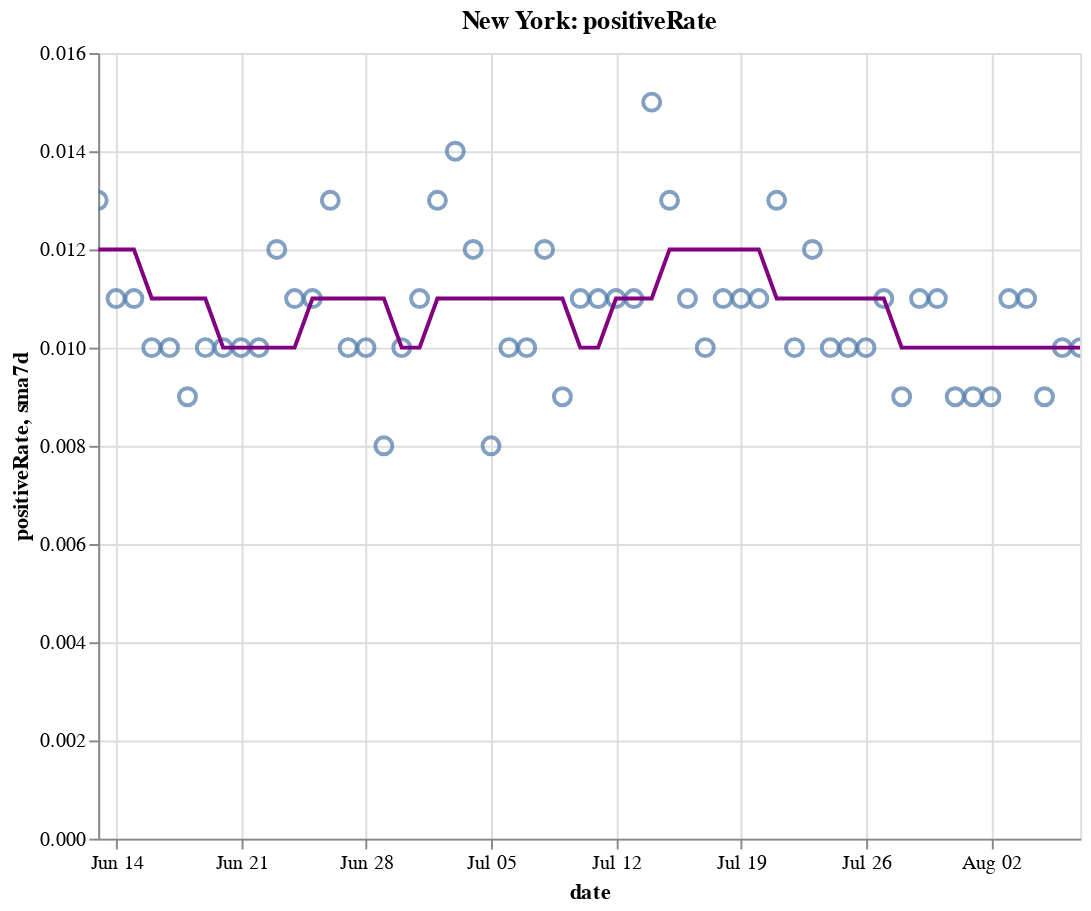

The cell this chart's notebook holds for it:
### Code cell
create_plot(ny, 'positiveRate')

### Figure 1 — Vega-Lite specification as saved in the notebook (floating-point values rounded to 4 significant figures)
{"config": {"view": {"continuousWidth": 400, "continuousHeight": 300}}, "layer": [{"layer": [{"mark": {"type": "point", "size": 75}, "encoding": {"tooltip": [{"type": "temporal", "field": "date"}, {"type": "quantitative", "field": "positiveRate"}, {"type": "quantitative", "field": "sma7d"}], "x": {"type": "temporal", "field": "date"}, "y": {"type": "quantitative", "field": "positiveRate"}}, "selection": {"selector010": {"type": "interval", "bind": "scales", "encodings": ["x", "y"]}}}, {"mark": {"type": "line", "color": "purple"}, "encoding": {"x": {"type": "temporal", "field": "date"}, "y": {"type": "quantitative", "field": "sma7d"}}}]}, {"mark": {"type": "rule", "color": "#aaa"}, "encoding": {"x": {"type": "temporal", "field": "date"}}, "transform": [{"filter": {"selection": "selector009"}}]}, {"mark": "circle", "encoding": {"opacity": {"condition": {"value": 1, "selection": "selector009"}, "value": 0}, "tooltip": [{"type": "temporal", "field": "date"}, {"type": "quantitative", "field": "positiveRate"}, {"type": "quantitative", "field": "sma7d"}], "x": {"type": "temporal", "field": "date"}, "y": {"type": "quantitative", "field": "positiveRate"}}, "selection": {"selector009": {"type": "single", "encodings": ["x"], "on": "mouseover", "nearest": true, "empty": "none"}}}, {"mark": {"type": "text", "align": "left", "dx": 5, "dy": -5, "stroke": "white", "strokeWidth": 2}, "encoding": {"text": {"type": "quantitative", "field": "positiveRate"}, "tooltip": [{"type": "temporal", "field": "date"}, {"type": "quantitative", "field": "positiveRate"}, {"type": "quantitative", "field": "sma7d"}], "x": {"type": "temporal", "field": "date"}, "y": {"type": "quantitative", "field": "positiveRate"}}, "transform": [{"filter": {"selection": "selector009"}}]}, {"mark": {"type": "text", "align": "left", "dx": 5, "dy": -5}, "encoding": {"text": {"type": "quantitative", "field": "positiveRate"}, "tooltip": [{"type": "temporal", "field": "date"}, {"type": "quantitative", "field": "positiveRate"}, {"type": "quantitative", "field": "sma7d"}], "x": {"type": "temporal", "field": "date"}, "y": {"type": "quantitative", "field": "positiveRate"}}, "transform": [{"filter": {"selection": "selector009"}}]}], "data": {"name": "data-338ce1367ab66fdc2c95133d8ddb0c65"}, "height": 400, "title": "New York: positiveRate", "width": 500, "$schema": "https://vega.github.io/schema/vega-lite/v4.8.1.json", "datasets": {"data-338ce1367ab66fdc2c95133d8ddb0c65": [{"date": "2020-06-13T00:00:00", "totalTestResultsIncrease": 70840.0, "positiveIncrease": 916.0, "death": 24530.0, "deathIncrease": 32.0, "positiveRate": 0.013, "state": "New York", "sma7d": 0.012}, {"date": "2020-06-14T00:00:00", "totalTestResultsIncrease": 62360.0, "positiveIncrease": 694.0, "death": 24550.0, "deathIncrease": 24.0, "positiveRate": 0.011, "state": "New York", "sma7d": 0.012}, {"date": "2020-06-15T00:00:00", "totalTestResultsIncrease": 56610.0, "positiveIncrease": 620.0, "death": 24580.0, "deathIncrease": 28.0, "positiveRate": 0.011, "state": "New York", "sma7d": 0.012}, {"date": "2020-06-16T00:00:00", "totalTestResultsIncrease": 60570.0, "positiveIncrease": 631.0, "death": 24610.0, "deathIncrease": 29.0, "positiveRate": 0.01, "state": "New York", "sma7d": 0.011}, {"date": "2020-06-17T00:00:00", "totalTestResultsIncrease": 59340.0, "positiveIncrease": 567.0, "death": 24630.0, "deathIncrease": 21.0, "positiveRate": 0.01, "state": "New York", "sma7d": 0.011}, {"date": "2020-06-18T00:00:00", "totalTestResultsIncrease": 68540.0, "positiveIncrease": 618.0, "death": 24660.0, "deathIncrease": 32.0, "positiveRate": 0.009, "state": "New York", "sma7d": 0.011}, {"date": "2020-06-19T00:00:00", "totalTestResultsIncrease": 79300.0, "positiveIncrease": 796.0, "death": 24690.0, "deathIncrease": 25.0, "positiveRate": 0.01, "state": "New York", "sma7d": 0.011}, {"date": "2020-06-20T00:00:00", "totalTestResultsIncrease": 68830.0, "positiveIncrease": 716.0, "death": 24710.0, "deathIncrease": 24.0, "positiveRate": 0.01, "state": "New York", "sma7d": 0.01}, {"date": "2020-06-21T00:00:00", "totalTestResultsIncrease": 67530.0, "positiveIncrease": 664.0, "death": 24720.0, "deathIncrease": 15.0, "positiveRate": 0.01, "state": "New York", "sma7d": 0.01}, {"date": "2020-06-22T00:00:00", "totalTestResultsIncrease": 56780.0, "positiveIncrease": 552.0, "death": 24740.0, "deathIncrease": 14.0, "positiveRate": 0.01, "state": "New York", "sma7d": 0.01}, {"date": "2020-06-23T00:00:00", "totalTestResultsIncrease": 48710.0, "positiveIncrease": 597.0, "death": 24770.0, "deathIncrease": 27.0, "positiveRate": 0.012, "state": "New York", "sma7d": 0.01}, {"date": "2020-06-24T00:00:00", "totalTestResultsIncrease": 51140.0, "positiveIncrease": 581.0, "death": 24780.0, "deathIncrease": 16.0, "positiveRate": 0.011, "state": "New York", "sma7d": 0.01}, {"date": "2020-06-25T00:00:00", "totalTestResultsIncrease": 67640.0, "positiveIncrease": 749.0, "death": 24800.0, "deathIncrease": 18.0, "positiveRate": 0.011, "state": "New York", "sma7d": 0.011}, {"date": "2020-06-26T00:00:00", "totalTestResultsIncrease": 61720.0, "positiveIncrease": 805.0, "death": 24810.0, "deathIncrease": 14.0, "positiveRate": 0.013, "state": "New York", "sma7d": 0.011}, {"date": "2020-06-27T00:00:00", "totalTestResultsIncrease": 73260.0, "positiveIncrease": 703.0, "death": 24830.0, "deathIncrease": 16.0, "positiveRate": 0.01, "state": "New York", "sma7d": 0.011}, {"date": "2020-06-28T00:00:00", "totalTestResultsIncrease": 61910.0, "positiveIncrease": 616.0, "death": 24840.0, "deathIncrease": 5.0, "positiveRate": 0.01, "state": "New York", "sma7d": 0.011}, {"date": "2020-06-29T00:00:00", "totalTestResultsIncrease": 46430.0, "positiveIncrease": 391.0, "death": 24840.0, "deathIncrease": 7.0, "positiveRate": 0.008, "state": "New York", "sma7d": 0.011}, {"date": "2020-06-30T00:00:00", "totalTestResultsIncrease": 52020.0, "positiveIncrease": 524.0, "death": 24860.0, "deathIncrease": 13.0, "positiveRate": 0.01, "state": "New York", "sma7d": 0.01}, {"date": "2020-07-01T00:00:00", "totalTestResultsIncrease": 56710.0, "positiveIncrease": 625.0, "death": 24870.0, "deathIncrease": 11.0, "positiveRate": 0.011, "state": "New York", "sma7d": 0.01}, {"date": "2020-07-02T00:00:00", "totalTestResultsIncrease": 69940.0, "positiveIncrease": 875.0, "death": 24880.0, "deathIncrease": 11.0, "positiveRate": 0.013, "state": "New York", "sma7d": 0.011}, {"date": "2020-07-03T00:00:00", "totalTestResultsIncrease": 66390.0, "positiveIncrease": 918.0, "death": 24880.0, "deathIncrease": 8.0, "positiveRate": 0.014, "state": "New York", "sma7d": 0.011}, {"date": "2020-07-04T00:00:00", "totalTestResultsIncrease": 62400.0, "positiveIncrease": 726.0, "death": 24900.0, "deathIncrease": 11.0, "positiveRate": 0.012, "state": "New York", "sma7d": 0.011}, {"date": "2020-07-05T00:00:00", "totalTestResultsIncrease": 63420.0, "positiveIncrease": 533.0, "death": 24900.0, "deathIncrease": 8.0, "positiveRate": 0.008, "state": "New York", "sma7d": 0.011}, {"date": "2020-07-06T00:00:00", "totalTestResultsIncrease": 54330.0, "positiveIncrease": 518.0, "death": 24910.0, "deathIncrease": 9.0, "positiveRate": 0.01, "state": "New York", "sma7d": 0.011}, {"date": "2020-07-07T00:00:00", "totalTestResultsIncrease": 56740.0, "positiveIncrease": 588.0, "death": 24920.0, "deathIncrease": 11.0, "positiveRate": 0.01, "state": "New York", "sma7d": 0.011}, {"date": "2020-07-08T00:00:00", "totalTestResultsIncrease": 57580.0, "positiveIncrease": 692.0, "death": 24940.0, "deathIncrease": 20.0, "positiveRate": 0.012, "state": "New York", "sma7d": 0.011}, {"date": "2020-07-09T00:00:00", "totalTestResultsIncrease": 65560.0, "positiveIncrease": 584.0, "death": 24960.0, "deathIncrease": 15.0, "positiveRate": 0.009, "state": "New York", "sma7d": 0.011}, {"date": "2020-07-10T00:00:00", "totalTestResultsIncrease": 73560.0, "positiveIncrease": 786.0, "death": 24970.0, "deathIncrease": 9.0, "positiveRate": 0.011, "state": "New York", "sma7d": 0.01}, {"date": "2020-07-11T00:00:00", "totalTestResultsIncrease": 69200.0, "positiveIncrease": 730.0, "death": 24970.0, "deathIncrease": 6.0, "positiveRate": 0.011, "state": "New York", "sma7d": 0.01}, {"date": "2020-07-12T00:00:00", "totalTestResultsIncrease": 62420.0, "positiveIncrease": 677.0, "death": 24980.0, "deathIncrease": 5.0, "positiveRate": 0.011, "state": "New York", "sma7d": 0.011}, {"date": "2020-07-13T00:00:00", "totalTestResultsIncrease": 51690.0, "positiveIncrease": 557.0, "death": 24990.0, "deathIncrease": 10.0, "positiveRate": 0.011, "state": "New York", "sma7d": 0.011}, {"date": "2020-07-14T00:00:00", "totalTestResultsIncrease": 60040.0, "positiveIncrease": 912.0, "death": 24990.0, "deathIncrease": 5.0, "positiveRate": 0.015, "state": "New York", "sma7d": 0.011}, {"date": "2020-07-15T00:00:00", "totalTestResultsIncrease": 63600.0, "positiveIncrease": 831.0, "death": 25000.0, "deathIncrease": 9.0, "positiveRate": 0.013, "state": "New York", "sma7d": 0.012}, {"date": "2020-07-16T00:00:00", "totalTestResultsIncrease": 72680.0, "positiveIncrease": 769.0, "death": 25010.0, "deathIncrease": 11.0, "positiveRate": 0.011, "state": "New York", "sma7d": 0.012}, {"date": "2020-07-17T00:00:00", "totalTestResultsIncrease": 78240.0, "positiveIncrease": 776.0, "death": 25020.0, "deathIncrease": 10.0, "positiveRate": 0.01, "state": "New York", "sma7d": 0.012}, {"date": "2020-07-18T00:00:00", "totalTestResultsIncrease": 69820.0, "positiveIncrease": 754.0, "death": 25040.0, "deathIncrease": 11.0, "positiveRate": 0.011, "state": "New York", "sma7d": 0.012}, {"date": "2020-07-19T00:00:00", "totalTestResultsIncrease": 46200.0, "positiveIncrease": 502.0, "death": 25050.0, "deathIncrease": 13.0, "positiveRate": 0.011, "state": "New York", "sma7d": 0.012}, {"date": "2020-07-20T00:00:00", "totalTestResultsIncrease": 49340.0, "positiveIncrease": 519.0, "death": 25060.0, "deathIncrease": 8.0, "positiveRate": 0.011, "state": "New York", "sma7d": 0.012}, {"date": "2020-07-21T00:00:00", "totalTestResultsIncrease": 66170.0, "positiveIncrease": 855.0, "death": 25060.0, "deathIncrease": 2.0, "positiveRate": 0.013, "state": "New York", "sma7d": 0.011}, {"date": "2020-07-22T00:00:00", "totalTestResultsIncrease": 67660.0, "positiveIncrease": 705.0, "death": 25070.0, "deathIncrease": 10.0, "positiveRate": 0.01, "state": "New York", "sma7d": 0.011}, {"date": "2020-07-23T00:00:00", "totalTestResultsIncrease": 69700.0, "positiveIncrease": 811.0, "death": 25080.0, "deathIncrease": 13.0, "positiveRate": 0.012, "state": "New York", "sma7d": 0.011}, {"date": "2020-07-24T00:00:00", "totalTestResultsIncrease": 76510.0, "positiveIncrease": 753.0, "death": 25090.0, "deathIncrease": 9.0, "positiveRate": 0.01, "state": "New York", "sma7d": 0.011}, {"date": "2020-07-25T00:00:00", "totalTestResultsIncrease": 71470.0, "positiveIncrease": 750.0, "death": 25100.0, "deathIncrease": 13.0, "positiveRate": 0.01, "state": "New York", "sma7d": 0.011}, {"date": "2020-07-26T00:00:00", "totalTestResultsIncrease": 53570.0, "positiveIncrease": 536.0, "death": 25110.0, "deathIncrease": 3.0, "positiveRate": 0.01, "state": "New York", "sma7d": 0.011}, {"date": "2020-07-27T00:00:00", "totalTestResultsIncrease": 57270.0, "positiveIncrease": 608.0, "death": 25120.0, "deathIncrease": 11.0, "positiveRate": 0.011, "state": "New York", "sma7d": 0.011}, {"date": "2020-07-28T00:00:00", "totalTestResultsIncrease": 57400.0, "positiveIncrease": 534.0, "death": 25130.0, "deathIncrease": 9.0, "positiveRate": 0.009, "state": "New York", "sma7d": 0.01}, {"date": "2020-07-29T00:00:00", "totalTestResultsIncrease": 62280.0, "positiveIncrease": 715.0, "death": 25130.0, "deathIncrease": 6.0, "positiveRate": 0.011, "state": "New York", "sma7d": 0.01}, {"date": "2020-07-30T00:00:00", "totalTestResultsIncrease": 73550.0, "positiveIncrease": 777.0, "death": 25140.0, "deathIncrease": 13.0, "positiveRate": 0.011, "state": "New York", "sma7d": 0.01}, {"date": "2020-07-31T00:00:00", "totalTestResultsIncrease": 68870.0, "positiveIncrease": 644.0, "death": 25150.0, "deathIncrease": 5.0, "positiveRate": 0.009, "state": "New York", "sma7d": 0.01}, {"date": "2020-08-01T00:00:00", "totalTestResultsIncrease": 82740.0, "positiveIncrease": 753.0, "death": 25160.0, "deathIncrease": 14.0, "positiveRate": 0.009, "state": "New York", "sma7d": 0.01}, {"date": "2020-08-02T00:00:00", "totalTestResultsIncrease": 58960.0, "positiveIncrease": 531.0, "death": 25170.0, "deathIncrease": 6.0, "positiveRate": 0.009, "state": "New York", "sma7d": 0.01}, {"date": "2020-08-03T00:00:00", "totalTestResultsIncrease": 51840.0, "positiveIncrease": 545.0, "death": 25170.0, "deathIncrease": 2.0, "positiveRate": 0.011, "state": "New York", "sma7d": 0.01}, {"date": "2020-08-04T00:00:00", "totalTestResultsIncrease": 70990.0, "positiveIncrease": 746.0, "death": 25180.0, "deathIncrease": 3.0, "positiveRate": 0.011, "state": "New York", "sma7d": 0.01}, {"date": "2020-08-05T00:00:00", "totalTestResultsIncrease": 72670.0, "positiveIncrease": 636.0, "death": 25180.0, "deathIncrease": 4.0, "positiveRate": 0.009, "state": "New York", "sma7d": 0.01}, {"date": "2020-08-06T00:00:00", "totalTestResultsIncrease": 72370.0, "positiveIncrease": 703.0, "death": 25180.0, "deathIncrease": 6.0, "positiveRate": 0.01, "state": "New York", "sma7d": 0.01}, {"date": "2020-08-07T00:00:00", "totalTestResultsIncrease": 70170.0, "positiveIncrease": 714.0, "death": 25190.0, "deathIncrease": 5.0, "positiveRate": 0.01, "state": "New York", "sma7d": 0.01}]}}
